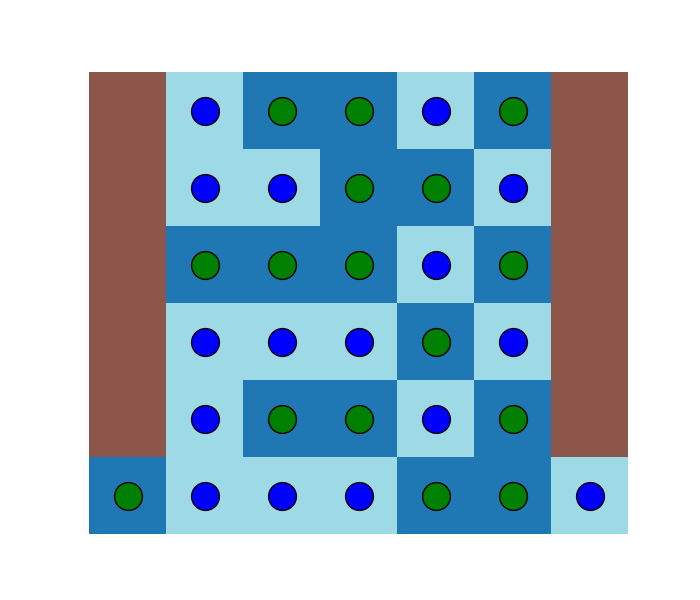
#> input picture assignment3/figures/starting_state.png, 700 x 600 px
$ python combine_states.py
#> lines starting #> are read from the running program, lines starting #| are printed output that depends on the picture
from PIL import Image
import os

# Open the PNG files
print(os.getcwd())
os.chdir('assignment3/figures')
image_files = ['starting_state.png', 'state_post_move1.png', 'state_post_move2.png', 'state_post_move3.png', 'state_post_move4.png', 'state_post_move5.png', 'state_post_move6.png', 'state_post_move7.png']
images = [Image.open(filename) for filename in image_files]
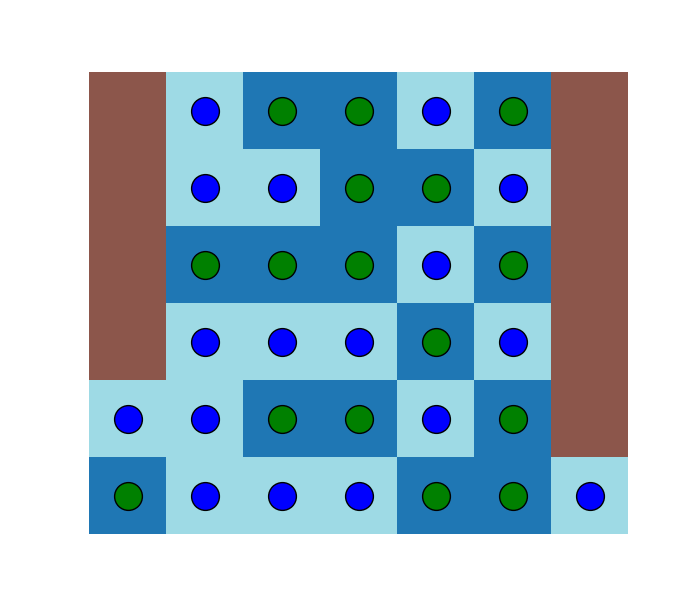
#> input picture assignment3/figures/state_post_move1.png, 700 x 600 px
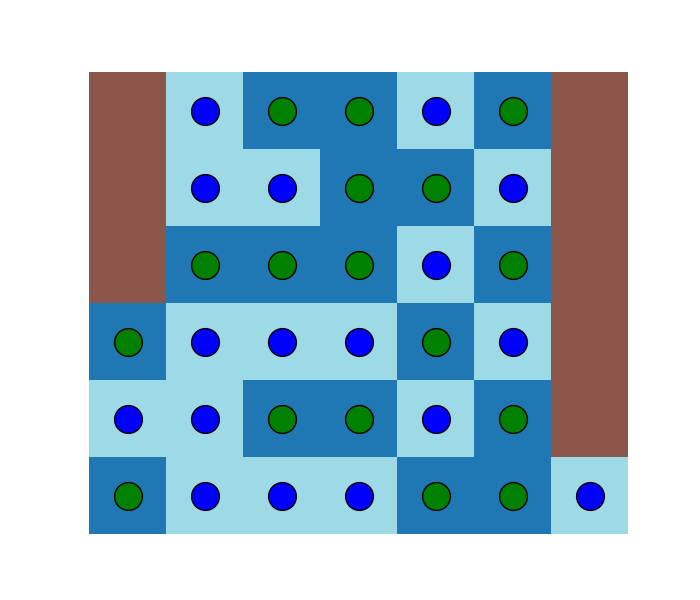
#> input picture assignment3/figures/state_post_move2.png, 700 x 600 px
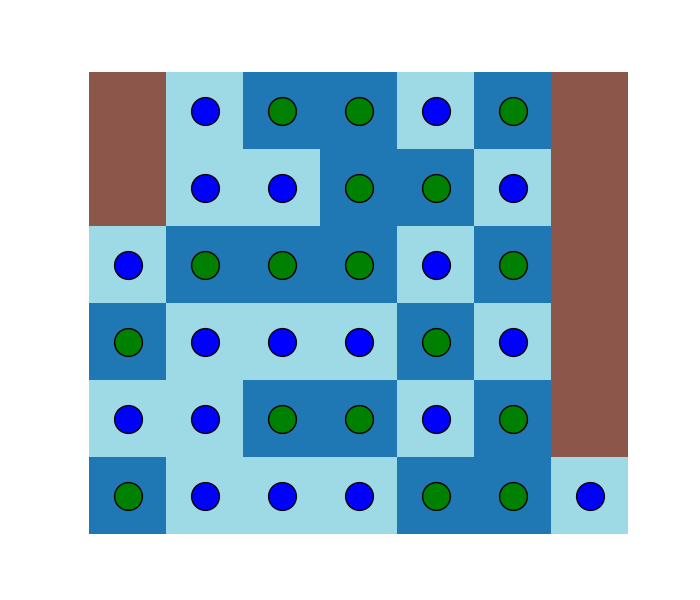
#> input picture assignment3/figures/state_post_move3.png, 700 x 600 px
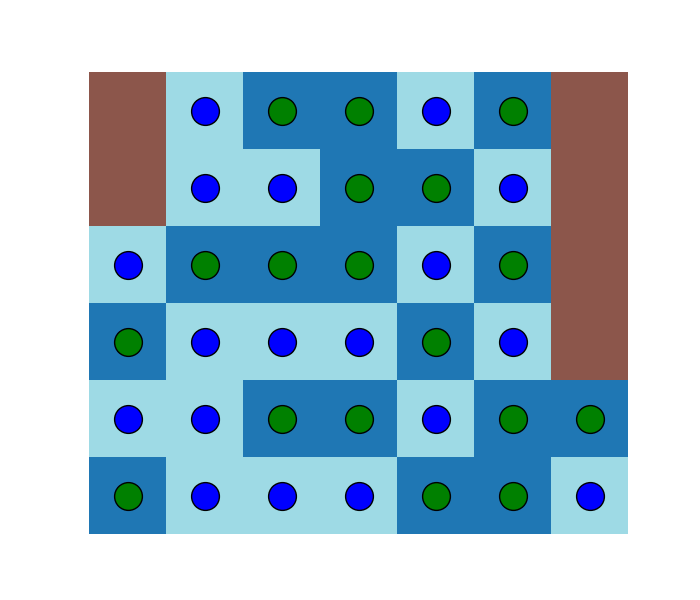
#> input picture assignment3/figures/state_post_move4.png, 700 x 600 px
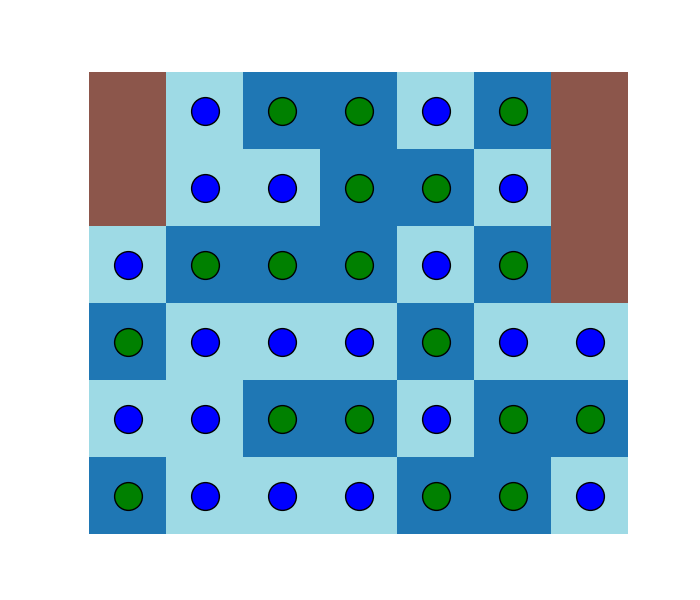
#> input picture assignment3/figures/state_post_move5.png, 700 x 600 px
#> (the run stopped early here; a loop or call above may not have finished)
